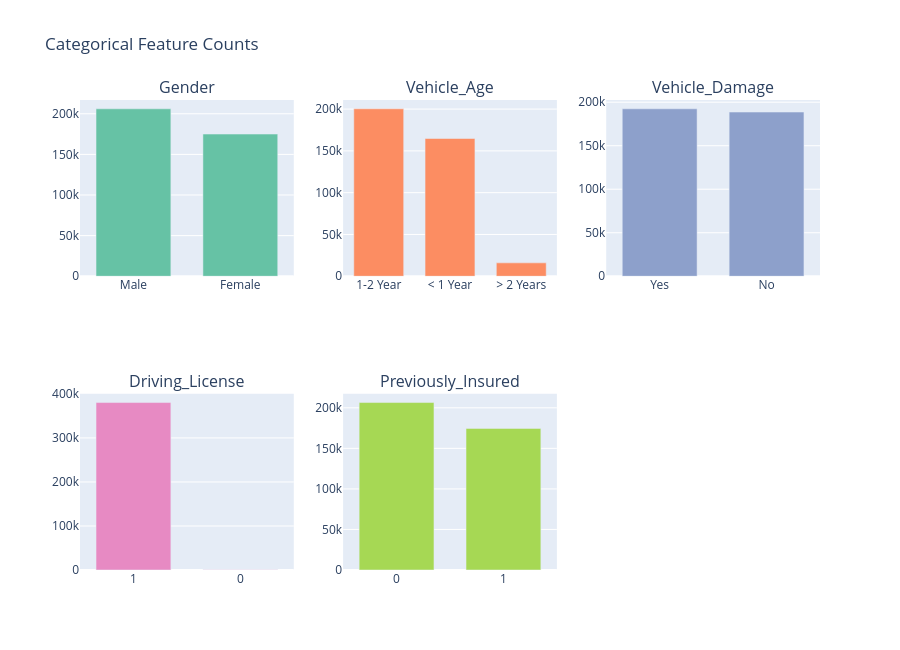

The cell this chart's notebook holds for it:
### Markdown cell above
## 5. Distribution of Categorical Features

### Code cell
cat_cols = ['Gender', 'Vehicle_Age', 'Vehicle_Damage', 'Driving_License', 'Previously_Insured']

fig = make_subplots(rows=2, cols=3, subplot_titles=cat_cols)
positions = [(1,1),(1,2),(1,3),(2,1),(2,2)]

for col, (r, c) in zip(cat_cols, positions):
    vc = df[col].astype(str).value_counts()
    fig.add_trace(go.Bar(x=vc.index, y=vc.values, marker_color=PALETTE[positions.index((r,c)) % len(PALETTE)],
                          showlegend=False), row=r, col=c)

fig.update_layout(height=650, title_text='Categorical Feature Counts', bargap=0.3)
fig.show()

### Figure 1 — Plotly figure (JSON) as saved in the notebook; plotly's stock layout.template omitted (floating-point values rounded to 4 significant figures)
{"data": [{"marker": {"color": "rgb(102,194,165)"}, "showlegend": false, "type": "bar", "x": ["Male", "Female"], "xaxis": "x", "y": [206089, 175020], "yaxis": "y"}, {"marker": {"color": "rgb(252,141,98)"}, "showlegend": false, "type": "bar", "x": ["1-2 Year", "< 1 Year", "> 2 Years"], "xaxis": "x2", "y": [200316, 164786, 16007], "yaxis": "y2"}, {"marker": {"color": "rgb(141,160,203)"}, "showlegend": false, "type": "bar", "x": ["Yes", "No"], "xaxis": "x3", "y": [192413, 188696], "yaxis": "y3"}, {"marker": {"color": "rgb(231,138,195)"}, "showlegend": false, "type": "bar", "x": ["1", "0"], "xaxis": "x4", "y": [380297, 812], "yaxis": "y4"}, {"marker": {"color": "rgb(166,216,84)"}, "showlegend": false, "type": "bar", "x": ["0", "1"], "xaxis": "x5", "y": [206481, 174628], "yaxis": "y5"}], "layout": {"annotations": [{"font": {"size": 16}, "showarrow": false, "text": "Gender", "x": 0.1444, "xanchor": "center", "xref": "paper", "y": 1, "yanchor": "bottom", "yref": "paper"}, {"font": {"size": 16}, "showarrow": false, "text": "Vehicle_Age", "x": 0.5, "xanchor": "center", "xref": "paper", "y": 1, "yanchor": "bottom", "yref": "paper"}, {"font": {"size": 16}, "showarrow": false, "text": "Vehicle_Damage", "x": 0.8556, "xanchor": "center", "xref": "paper", "y": 1, "yanchor": "bottom", "yref": "paper"}, {"font": {"size": 16}, "showarrow": false, "text": "Driving_License", "x": 0.1444, "xanchor": "center", "xref": "paper", "y": 0.375, "yanchor": "bottom", "yref": "paper"}, {"font": {"size": 16}, "showarrow": false, "text": "Previously_Insured", "x": 0.5, "xanchor": "center", "xref": "paper", "y": 0.375, "yanchor": "bottom", "yref": "paper"}], "bargap": 0.3, "height": 650, "title": {"text": "Categorical Feature Counts"}, "xaxis": {"anchor": "y", "domain": [0, 0.2889]}, "xaxis2": {"anchor": "y2", "domain": [0.3556, 0.6444]}, "xaxis3": {"anchor": "y3", "domain": [0.7111, 1]}, "xaxis4": {"anchor": "y4", "domain": [0, 0.2889]}, "xaxis5": {"anchor": "y5", "domain": [0.3556, 0.6444]}, "xaxis6": {"anchor": "y6", "domain": [0.7111, 1]}, "yaxis": {"anchor": "x", "domain": [0.625, 1]}, "yaxis2": {"anchor": "x2", "domain": [0.625, 1]}, "yaxis3": {"anchor": "x3", "domain": [0.625, 1]}, "yaxis4": {"anchor": "x4", "domain": [0, 0.375]}, "yaxis5": {"anchor": "x5", "domain": [0, 0.375]}, "yaxis6": {"anchor": "x6", "domain": [0, 0.375]}}}
